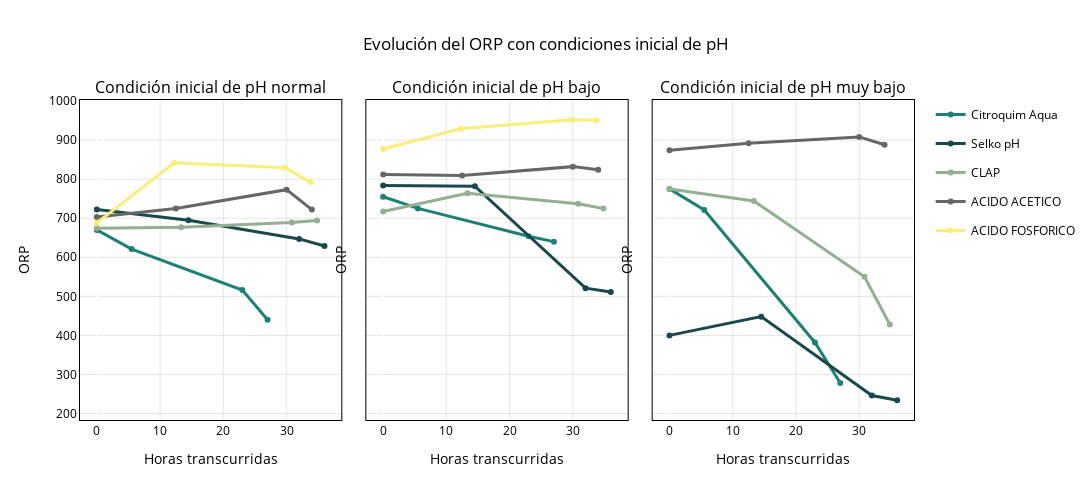

Here is the notebook cell this chart was saved with:
### Code cell
fig_ph_subplot = plot_metric_subplot_1x3(
    df0=df_post[df_post["ref"] == 0],
    df1=df_post[df_post["ref"] == 1],
    df2=df_post[df_post["ref"] == 2],
    metric="ORP",
    title_text= "Evolución del ORP con condiciones inicial de pH",
    y_title="ORP",
    title0="Condición inicial de pH normal",
    title1="Condición inicial de pH bajo",
    title2="Condición inicial de pH muy bajo",
    #save_html=f"{ROOT_IMAGEN}/orp_subplot_1x3.html"
)
fig_ph_subplot.show()
s3.save_plotly_html(fig_ph_subplot, "orp_subplot_1x3.html")

### Figure 1 — Plotly figure (JSON) as saved in the notebook; plotly's stock layout.template omitted (floating-point values rounded to 4 significant figures)
{"data": [{"legendgroup": "Citroquim Aqua", "line": {"color": "#1c8074", "width": 3}, "marker": {"color": "#1c8074"}, "mode": "lines+markers", "name": "Citroquim Aqua", "showlegend": true, "type": "scatter", "x": [0, 5.5, 23, 27], "xaxis": "x", "y": [670, 621, 516, 440], "yaxis": "y"}, {"legendgroup": "Selko pH", "line": {"color": "#1a494c", "width": 3}, "marker": {"color": "#1a494c"}, "mode": "lines+markers", "name": "Selko pH", "showlegend": true, "type": "scatter", "x": [0, 14.5, 32, 36], "xaxis": "x", "y": [722, 695, 647, 629], "yaxis": "y"}, {"legendgroup": "CLAP", "line": {"color": "#94af92", "width": 3}, "marker": {"color": "#94af92"}, "mode": "lines+markers", "name": "CLAP", "showlegend": true, "type": "scatter", "x": [0, 13.33, 30.83, 34.83], "xaxis": "x", "y": [674, 677, 689, 694], "yaxis": "y"}, {"legendgroup": "ACIDO ACETICO", "line": {"color": "#666666", "width": 3}, "marker": {"color": "#666666"}, "mode": "lines+markers", "name": "ACIDO ACETICO", "showlegend": true, "type": "scatter", "x": [0, 12.5, 30, 34], "xaxis": "x", "y": [703, 725, 773, 722], "yaxis": "y"}, {"legendgroup": "ACIDO FOSFORICO", "line": {"color": "#f9ee77", "width": 3}, "marker": {"color": "#f9ee77"}, "mode": "lines+markers", "name": "ACIDO FOSFORICO", "showlegend": true, "type": "scatter", "x": [0, 12.25, 29.75, 33.75], "xaxis": "x", "y": [688, 842, 829, 793], "yaxis": "y"}, {"legendgroup": "Citroquim Aqua", "line": {"color": "#1c8074", "width": 3}, "marker": {"color": "#1c8074"}, "mode": "lines+markers", "name": "Citroquim Aqua", "showlegend": false, "type": "scatter", "x": [0, 5.5, 23, 27], "xaxis": "x2", "y": [755, 725, 654, 640], "yaxis": "y2"}, {"legendgroup": "Selko pH", "line": {"color": "#1a494c", "width": 3}, "marker": {"color": "#1a494c"}, "mode": "lines+markers", "name": "Selko pH", "showlegend": false, "type": "scatter", "x": [0, 14.5, 32, 36], "xaxis": "x2", "y": [784, 782, 521, 511], "yaxis": "y2"}, {"legendgroup": "CLAP", "line": {"color": "#94af92", "width": 3}, "marker": {"color": "#94af92"}, "mode": "lines+markers", "name": "CLAP", "showlegend": false, "type": "scatter", "x": [0, 13.33, 30.83, 34.83], "xaxis": "x2", "y": [717, 764, 737, 725], "yaxis": "y2"}, {"legendgroup": "ACIDO ACETICO", "line": {"color": "#666666", "width": 3}, "marker": {"color": "#666666"}, "mode": "lines+markers", "name": "ACIDO ACETICO", "showlegend": false, "type": "scatter", "x": [0, 12.5, 30, 34], "xaxis": "x2", "y": [812, 809, 832, 824], "yaxis": "y2"}, {"legendgroup": "ACIDO FOSFORICO", "line": {"color": "#f9ee77", "width": 3}, "marker": {"color": "#f9ee77"}, "mode": "lines+markers", "name": "ACIDO FOSFORICO", "showlegend": false, "type": "scatter", "x": [0, 12.25, 29.75, 33.75], "xaxis": "x2", "y": [877, 929, 952, 951], "yaxis": "y2"}, {"legendgroup": "Citroquim Aqua", "line": {"color": "#1c8074", "width": 3}, "marker": {"color": "#1c8074"}, "mode": "lines+markers", "name": "Citroquim Aqua", "showlegend": false, "type": "scatter", "x": [0, 5.5, 23, 27], "xaxis": "x3", "y": [775, 721, 382, 278], "yaxis": "y3"}, {"legendgroup": "Selko pH", "line": {"color": "#1a494c", "width": 3}, "marker": {"color": "#1a494c"}, "mode": "lines+markers", "name": "Selko pH", "showlegend": false, "type": "scatter", "x": [0, 14.5, 32, 36], "xaxis": "x3", "y": [400, 448, 246, 234], "yaxis": "y3"}, {"legendgroup": "CLAP", "line": {"color": "#94af92", "width": 3}, "marker": {"color": "#94af92"}, "mode": "lines+markers", "name": "CLAP", "showlegend": false, "type": "scatter", "x": [0, 13.33, 30.83, 34.83], "xaxis": "x3", "y": [775, 744, 550, 428], "yaxis": "y3"}, {"legendgroup": "ACIDO ACETICO", "line": {"color": "#666666", "width": 3}, "marker": {"color": "#666666"}, "mode": "lines+markers", "name": "ACIDO ACETICO", "showlegend": false, "type": "scatter", "x": [0, 12.5, 30, 34], "xaxis": "x3", "y": [874, 892, 908, 888], "yaxis": "y3"}], "layout": {"annotations": [{"font": {"size": 16}, "showarrow": false, "text": "Condición inicial de pH normal", "x": 0.1567, "xanchor": "center", "xref": "paper", "y": 1, "yanchor": "bottom", "yref": "paper"}, {"font": {"size": 16}, "showarrow": false, "text": "Condición inicial de pH bajo", "x": 0.5, "xanchor": "center", "xref": "paper", "y": 1, "yanchor": "bottom", "yref": "paper"}, {"font": {"size": 16}, "showarrow": false, "text": "Condición inicial de pH muy bajo", "x": 0.8433, "xanchor": "center", "xref": "paper", "y": 1, "yanchor": "bottom", "yref": "paper"}], "font": {"color": "black"}, "height": 500, "legend": {"title": {"text": ""}}, "paper_bgcolor": "rgba(0,0,0,0)", "plot_bgcolor": "rgba(0,0,0,0)", "title": {"font": {"color": "black"}, "text": "Evolución del ORP con condiciones inicial de pH", "x": 0.5}, "width": 1300, "xaxis": {"anchor": "y", "domain": [0, 0.3133], "gridcolor": "rgba(0,0,0,0.1)", "linecolor": "black", "mirror": true, "showline": true, "tickfont": {"color": "black"}, "title": {"font": {"color": "black"}, "text": "Horas transcurridas"}}, "xaxis2": {"anchor": "y2", "domain": [0.3433, 0.6567], "gridcolor": "rgba(0,0,0,0.1)", "linecolor": "black", "mirror": true, "showline": true, "tickfont": {"color": "black"}, "title": {"font": {"color": "black"}, "text": "Horas transcurridas"}}, "xaxis3": {"anchor": "y3", "domain": [0.6867, 1.0], "gridcolor": "rgba(0,0,0,0.1)", "linecolor": "black", "mirror": true, "showline": true, "tickfont": {"color": "black"}, "title": {"font": {"color": "black"}, "text": "Horas transcurridas"}}, "yaxis": {"anchor": "x", "domain": [0, 1], "gridcolor": "rgba(0,0,0,0.1)", "linecolor": "black", "mirror": true, "showline": true, "tickfont": {"color": "black"}, "title": {"font": {"color": "black"}, "text": "ORP"}}, "yaxis2": {"anchor": "x2", "domain": [0, 1], "gridcolor": "rgba(0,0,0,0.1)", "linecolor": "black", "matches": "y", "mirror": true, "showline": true, "showticklabels": false, "tickfont": {"color": "black"}, "title": {"font": {"color": "black"}, "text": "ORP"}}, "yaxis3": {"anchor": "x3", "domain": [0, 1], "gridcolor": "rgba(0,0,0,0.1)", "linecolor": "black", "matches": "y", "mirror": true, "showline": true, "showticklabels": false, "tickfont": {"color": "black"}, "title": {"font": {"color": "black"}, "text": "ORP"}}}}
